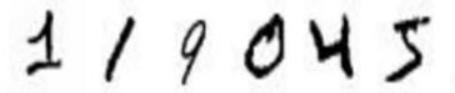
#> input picture test_pictures/119045.png, 455 x 93 px, given in place of the camera
$ python mnist_numbers_rec3.py
#> lines starting #> are read from the running program, lines starting #| are printed output that depends on the picture
### codes/capture_nums.py
# -*- coding: utf-8 -*-
"""
Created on Sat Oct 20 17:29:13 2018

@author: Boyu
"""

import cv2
import numpy as np


def image_cap_and_process():
	cap = cv2.VideoCapture(0)

	while(True):
		ret , frame = cap.read()
#> frame is the input picture: shape (93, 455, 3); min 0, max 255, mean 226.3
		gray = cv2.cvtColor(frame,cv2.COLOR_BGR2GRAY)
		blur = cv2.blur(gray, (5,5))
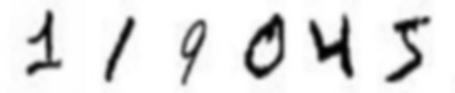
#> blur: shape (93, 455); min 2, max 255, mean 226.3
		equ = cv2.equalizeHist(blur)
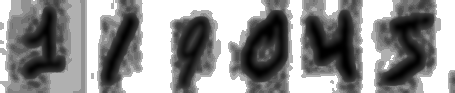
#> equ: shape (93, 455); min 0, max 255, mean 144
		cv2.imshow("capture", frame)
		cv2.imshow('equ',equ)
		if cv2.waitKey(1) & 0xFF == ord('s'):
#> (key Esc is pressed here)
			cv2.imwrite('cap_nums_gray.png',gray)
			cv2.imwrite('cap_nums_blur.png',blur)
			cv2.imwrite('cap_nums_equ.png',equ)
			cv2.imwrite('cap_nums.png',frame)
			break


	ret,thresh = cv2.threshold(equ,15,255,cv2.THRESH_BINARY)
	cv2.imwrite('binary.png',thresh)
	#cv2.imshow('thresh',thresh)
	cv2.waitKey(0)

	cap.release()
	cv2.destroyAllWindows()


### codes/mnist_numbers_rec3.py
# -*- coding: utf-8 -*-
"""
Created on Sun Sep  9 22:55:06 2018

@author: Boyu
"""

from PIL import Image, ImageFilter
import tensorflow as tf
import matplotlib.pyplot as plt
from number_cuts import *
from image_process import *
from capture_nums import *
import cv2

tf.reset_default_graph()

image_cap_and_process()

a = eval(input('请输入数字的位数：'))

#Picture captured by camera in function cap_numbers()
path1 = 'cap_nums.png'

#Picture after function :image_cap_and_process()
path2 = 'binary.png'

img1 = Image.open(path1)
img2 = Image.open(path2)

"""print('原始图片如下：')
plt.imshow(img0)
plt.imshow(img1)
plt.show()"""


#print('二值化图片如下：')
plt.imshow(img2)
plt.show()

cut_to_nums(img2,a,1)

# [5 lines of commented-out code are left out]

# [39 lines left out: function imageprepare, not called in this run]

result=imageprepare()
x = tf.placeholder(tf.float32, [None, 784])

y_ = tf.placeholder(tf.float32, [None, 10])

def weight_variable(shape):
    initial = tf.truncated_normal(shape,stddev = 0.1)
    return tf.Variable(initial)

def bias_variable(shape):
    initial = tf.constant(0.1,shape = shape)
    return tf.Variable(initial)

def conv2d(x,W):
    return tf.nn.conv2d(x, W, strides = [1,1,1,1], padding = 'SAME')

def max_pool_2x2(x):
    return tf.nn.max_pool(x, ksize=[1,2,2,1], strides=[1,2,2,1], padding='SAME')

W_conv1 = weight_variable([5, 5, 1, 32])
b_conv1 = bias_variable([32])
x_image = tf.reshape(x,[-1,28,28,1])

#generate 28*28*32
h_conv1 = tf.nn.relu(conv2d(x_image,W_conv1) + b_conv1)
#generate 14*14*32
h_pool1 = max_pool_2x2(h_conv1)


W_conv2 = weight_variable([5, 5, 32, 64])
b_conv2 = bias_variable([64])

#generate 14*14*64
h_conv2 = tf.nn.relu(conv2d(h_pool1, W_conv2) + b_conv2)
#generate 7*7*64
h_pool2 = max_pool_2x2(h_conv2)

#input_nodes*output_nodes parameters
W_fc1 = weight_variable([7 * 7 * 64, 1024])
#1024 bias
b_fc1 = bias_variable([1024])

#flatten
h_pool2_flat = tf.reshape(h_pool2, [-1, 7*7*64])
#work out full_connection2's all parameters
h_fc1 = tf.nn.relu(tf.matmul(h_pool2_flat, W_fc1) + b_fc1)

keep_prob = tf.placeholder("float")
h_fc1_drop = tf.nn.dropout(h_fc1, keep_prob)

W_fc2 = weight_variable([1024, 10])
b_fc2 = bias_variable([10])

y_conv=tf.nn.softmax(tf.matmul(h_fc1_drop, W_fc2) + b_fc2)

cross_entropy = -tf.reduce_sum(y_*tf.log(y_conv))
train_step = tf.train.AdamOptimizer(1e-4).minimize(cross_entropy)
correct_prediction = tf.equal(tf.argmax(y_conv,1), tf.argmax(y_,1))
accuracy = tf.reduce_mean(tf.cast(correct_prediction, "float"))

saver = tf.train.Saver()

with tf.Session() as sess:
    sess.run(tf.global_variables_initializer())
    saver.restore(sess, "../MNIST_MODEL/model.ckpt") #使用模型，参数和之前的代码保持一致

    prediction=tf.argmax(y_conv,1)
    predint1=prediction.eval(feed_dict={x: [result[0]],keep_prob: 1.0}, session=sess)
    predint2=prediction.eval(feed_dict={x: [result[1]],keep_prob: 1.0}, session=sess)
    predint3=prediction.eval(feed_dict={x: [result[2]],keep_prob: 1.0}, session=sess)
    predint4=prediction.eval(feed_dict={x: [result[3]],keep_prob: 1.0}, session=sess)
    predint5=prediction.eval(feed_dict={x: [result[4]],keep_prob: 1.0}, session=sess)
    predint6=prediction.eval(feed_dict={x: [result[5]],keep_prob: 1.0}, session=sess)
    predint7=prediction.eval(feed_dict={x: [result[6]],keep_prob: 1.0}, session=sess)
    predint8=prediction.eval(feed_dict={x: [result[7]],keep_prob: 1.0}, session=sess)


    print('识别结果:')
    if a == 1:
        print(predint1[0])

    if a == 2:
        print(predint1[0],predint2[0])

    if a == 3 :
        print(predint1[0],predint2[0],predint3[0])

    if a == 4:
        print(predint1[0],predint2[0],predint3[0],predint4[0])

    if a == 5:
        print(predint1[0],predint2[0],predint3[0],predint4[0],predint5[0])

    if a == 6 :
        print(predint1[0],predint2[0],predint3[0],predint4[0],predint5[0],predint6[0])

    if a == 7:
        print(predint1[0],predint2[0],predint3[0],predint4[0],predint5[0],predint6[0],predint7[0])

    if a == 8 :
        print(predint1[0],predint2[0],predint3[0],predint4[0],predint5[0],predint6[0],predint7[0],predint8[0])


    #../code_after.png

$ run again, on test_pictures/18180301.png
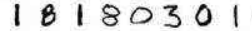
#> input picture test_pictures/18180301.png, 252 x 31 px, given in place of the camera
#> in image_cap_and_process, frame is the input picture: shape (31, 252, 3); min 0, max 255, mean 220.4
#> in image_cap_and_process, `blur = cv2.blur(gray, (5,5))`:
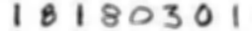
#> blur: shape (31, 252); min 30, max 255, mean 220.4
#> in image_cap_and_process, `equ = cv2.equalizeHist(blur)`:
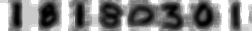
#> equ: shape (31, 252); min 0, max 255, mean 133.7

$ run again, on test_pictures/41312.png
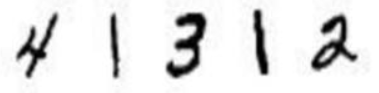
#> input picture test_pictures/41312.png, 379 x 93 px, given in place of the camera
#> in image_cap_and_process, frame is the input picture: shape (93, 379, 3); min 0, max 255, mean 228.6
#> in image_cap_and_process, `blur = cv2.blur(gray, (5,5))`:
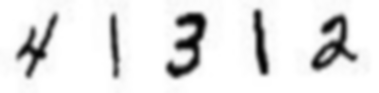
#> blur: shape (93, 379); min 3, max 255, mean 228.6
#> in image_cap_and_process, `equ = cv2.equalizeHist(blur)`:
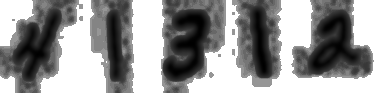
#> equ: shape (93, 379); min 0, max 255, mean 151.4

$ run again, on test_pictures/7589.png
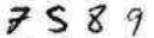
#> input picture test_pictures/7589.png, 154 x 38 px, given in place of the camera
#> in image_cap_and_process, frame is the input picture: shape (38, 154, 3); min 2, max 255, mean 215.9
#> in image_cap_and_process, `blur = cv2.blur(gray, (5,5))`:
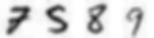
#> blur: shape (38, 154); min 32, max 255, mean 215.9
#> in image_cap_and_process, `equ = cv2.equalizeHist(blur)`:
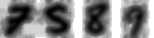
#> equ: shape (38, 154); min 0, max 255, mean 132.2
